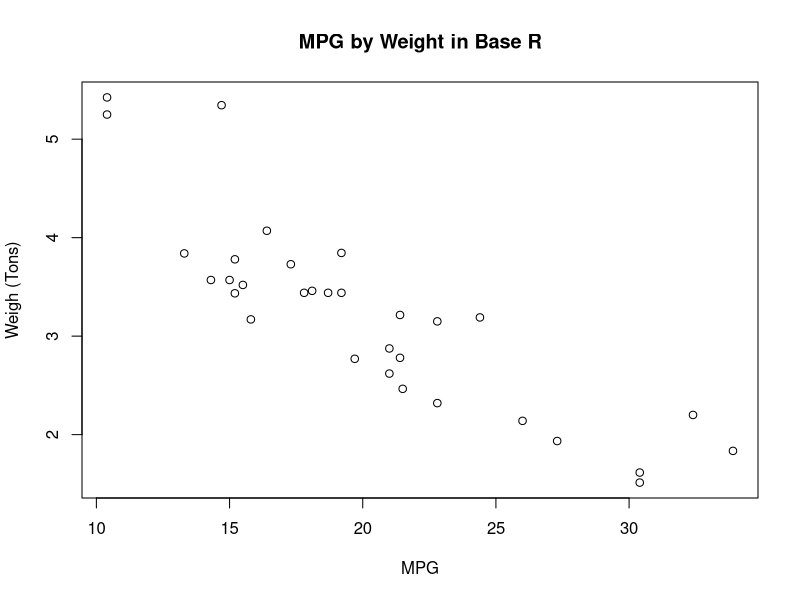
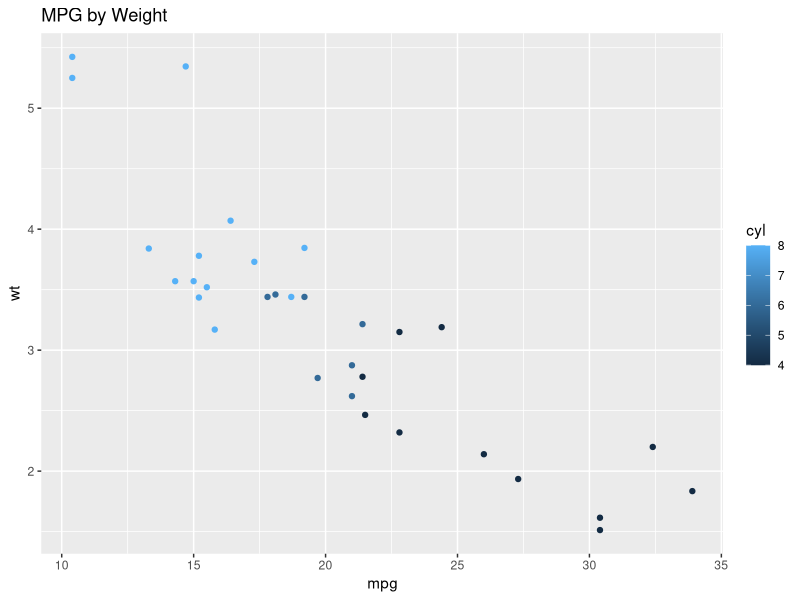
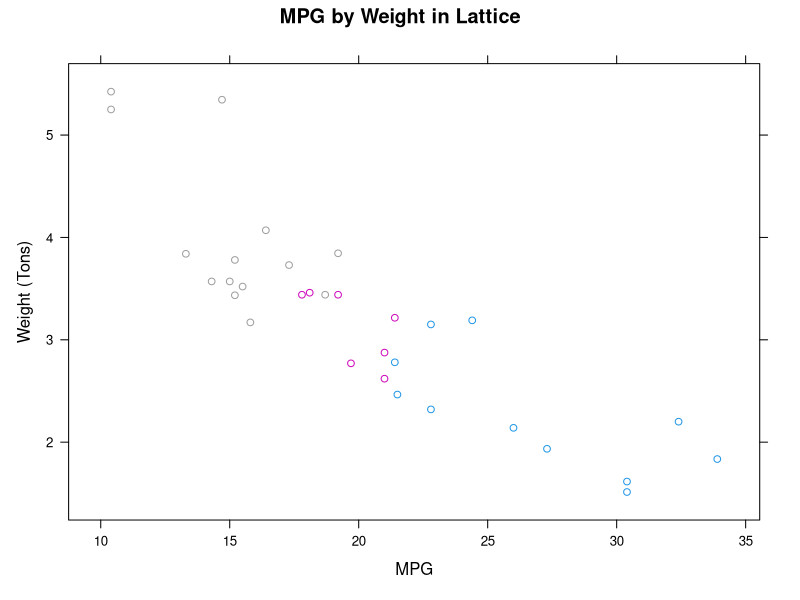

R code for these plots, in order:
library(ggplot2)
library(lattice)
data(mtcars)

x <- mtcars$mpg
y <- mtcars$wt
z  <- mtcars$cyl

plot(x, y, main = "MPG by Weight in Base R",
     xlab = "MPG", ylab = "Weigh (Tons)")

ggplot(mtcars, 
       aes(x = mpg, 
           y = wt,
           color = cyl)) +
  geom_point() + 
  labs(title = "MPG by Weight")

x <- mtcars$mpg
y <- mtcars$wt
z  <- mtcars$cyl

xyplot(y ~ x, main = "MPG by Weight in Lattice"
       ,xlab = "MPG", ylab = "Weight (Tons)",
       col = z)